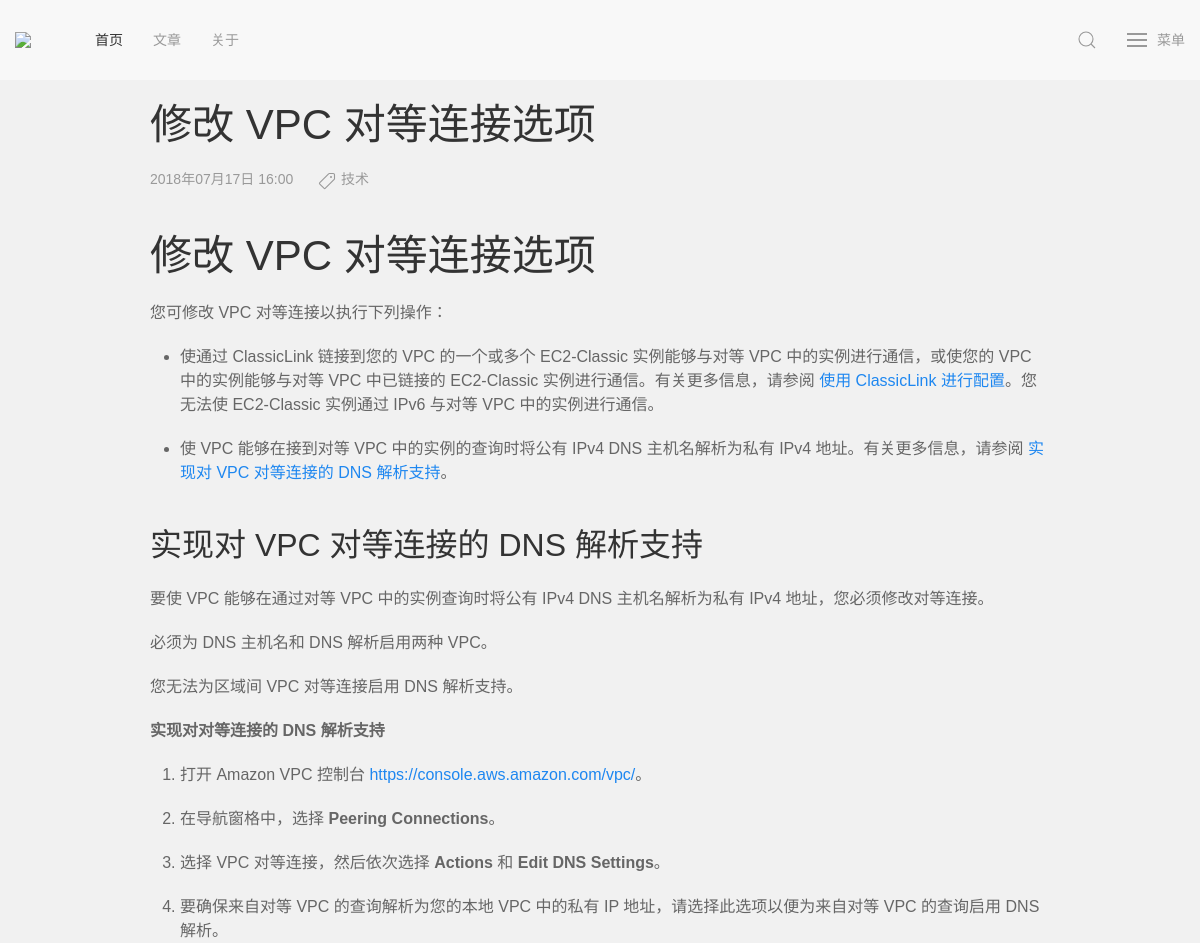
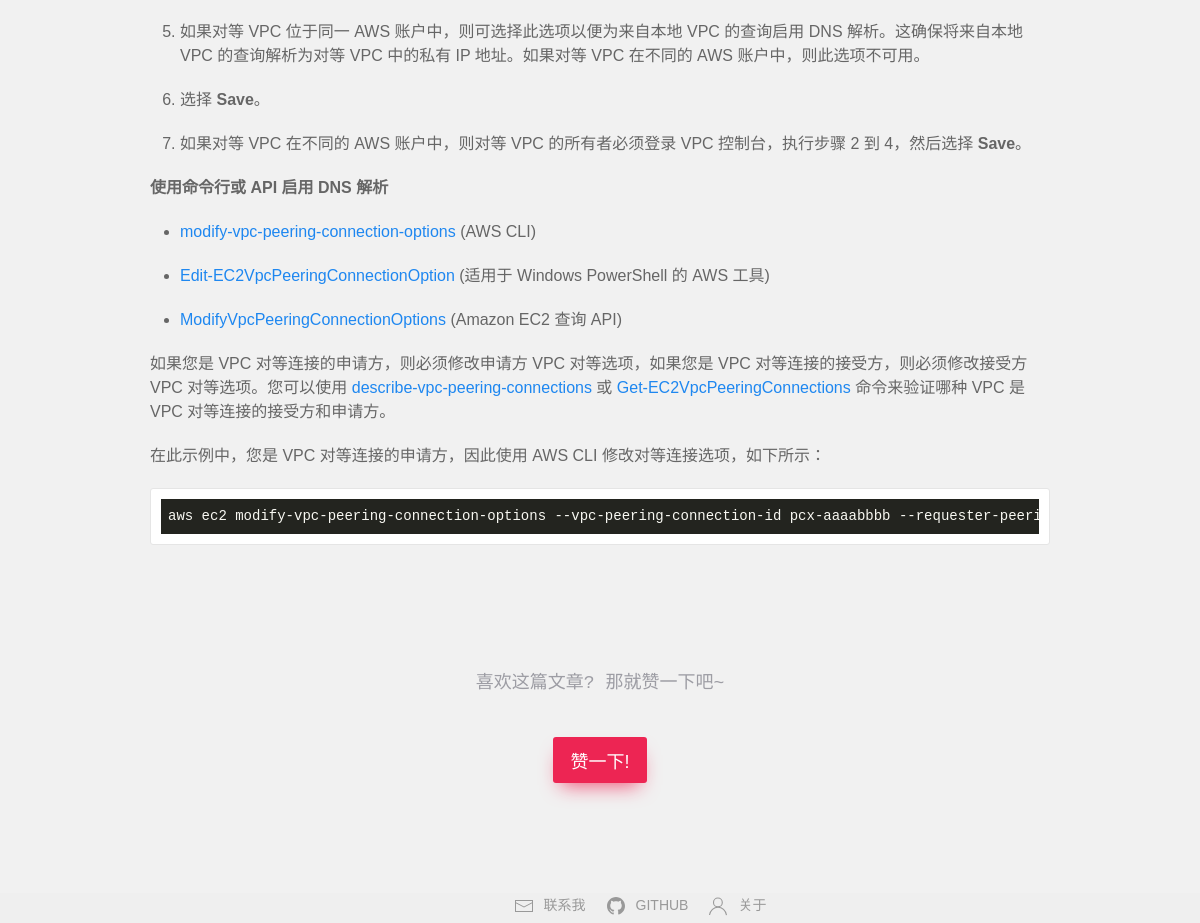
The app's page /article/1 with its own data (2 pictures, top to bottom).
### application/models/models.py (models this page shows, shortened)
class Article(db.Model):
    __tablename__ = 'article'
    id = db.Column(db.Integer, primary_key=True)
    title = db.Column(db.String(100))
    descp = db.Column(db.String(100))
    content = db.Column(db.String(10000))
    user_id = db.Column(db.Integer, db.ForeignKey('users.id'))
    user = db.relationship('User', backref=db.backref('article'))
    time = db.Column(db.DateTime, default=datetime.now)
    category = db.Column(db.String(10))
    thumbnail = db.Column(db.String(50))
    likes = db.Column(db.Integer, default=0)

### application/controllers/routes.py (the view)
@bp.route('/article/<int:id>')
def details(id):
    details = Article.query.filter_by(id=id).first()
    if details is not None:
        return render_template('details.html', details=details)
    else:
        return render_template('404.html')

### application/controllers/routes.py (called while the page is built)
@bp.before_request
def make_session_permant():
    session.permanent = True

### application/templates/details.html (shortened to what this page needs)
{% extends "base.html" %}
{% block head %}
{{ super() }}
<link rel="stylesheet" href="{{ url_for('static', filename='css/monokai-sublime.css') }}" />
<link rel="stylesheet" href="{{ url_for('static', filename='css/like.css') }}" />
{% endblock %}
{% block content %}
<div class="uk-container uk-container-small uk-margin-top uk-margin-xlarge-bottom">
    <article class="uk-article">
        <h1 class="uk-article-title">{{ details.title }}</h1>
        <p class="uk-comment-meta article-date">
            {{ details.time.strftime('%Y{y}%m{m}%d{d} %H:%M').format(y='年', m='月', d='日') }}
            <a href="{{ url_for('blog.category', category=details.category, page=1) }}" class="uk-link-reset"><span uk-icon="icon: tag" class="uk-icon uk-margin-left"></span>
                {{ details.category }}
            </a>
        </p>
        {{ details.content | safe }}
    </article>
    <div id="{{ details.id }}" class="like-content">
      <span>
        喜欢这篇文章? 那就赞一下吧~
      </span>
      <button class="btn-secondary like-review">赞一下!</button>
    </div>
</div>
{% endblock %}

### application/static/css/styles.css (style rules this page uses)
body,button, input, select, textarea,h1 ,h2, h3, h4, h5, h6 { font-family: Microsoft YaHei,'宋体' , Tahoma, Helvetica, Arial, "\5b8b\4f53", sans-serif; }
html { background-color: #f1f1f1; }
.article-date { margin-top: 5px; }

### application/static/css/monokai-sublime.css (style rules this page uses)
.hljs { display: block; overflow-x: auto; padding: 0.5em; background: #23241f; }
.hljs, .hljs-tag, .hljs-subst { color: #f8f8f2; }

### application/static/css/like.css (style rules this page uses)
.like-content { display: inline-block; width: 100%; margin: 40px 0 0; padding: 40px 0 0; font-size: 18px; text-align: center; }
.like-content span { color: #9d9da4; font-family: monospace; }
.like-content .btn-secondary { display: block; margin: 40px auto 0px; text-align: center; background: #ed2553; border-radius: 3px; box-shadow: 0 10px 20px -8px rgb(240, 75, 113); padding: 10px 17px; font-size: 18px; cursor: pointer; border: none; outline: none; color: #ffffff; text-decoration: none; -webkit-transition: 0.3s ease; transition: 0.3s ease; }

### records on screen
Article: title "修改 VPC 对等连接选项", time "2018年07月17日 16:00", category "技术", content "修改 VPC 对等连接选项 您可修改 VPC 对等连接以执行下列操作： 使通过 ClassicLink 链接到您的 VPC 的一个或多个 EC2-Classic 实例能够与对等 VPC 中的实例进行通信，或使您的 VPC 中的实例能够与对等 VPC 中已链接的 EC2-Classic 实例进行通信。有关更多信息，请参阅 使用 ClassicLink 进行配置 。您无法使 EC2-Classic 实例通过 IPv6 与对等 VPC 中的实例进行通信。 使 VPC 能够在接到对等 VPC 中的实例的查询时将公有 IPv4 DNS 主机名解析为私有 IPv4 地址。有关更多信息，请参阅 实现对 VPC 对等连接的 DNS 解析支持 。 实现对 VPC 对等连接的 DNS 解析支持 要使 VPC 能够在通过对等 VPC 中的实例查询时将公有 IPv4 DNS 主机名解析为私有 IPv4 地址，您必须修改对等连接。 必须为 DNS 主机名和 DNS 解析启用两种 VPC。 您无法为区域间 VPC 对等连接启用 DNS 解析支持。 实现对对等连接的 DNS 解析支持 打开 Amazon VPC 控制台 https://console.aws.amazon.com/vpc/ 。 在导航窗格中，选择 Peering Connections 。 选择 VPC 对等连接，然后依次选择 Actions 和 Edit DNS Settings 。 要确保来自对等 VPC 的查询解析为您的本地 VPC 中的私有 IP 地址，请选择此选项以便为来自对等 VPC 的查询启用 DNS 解析。 如果对等…"
